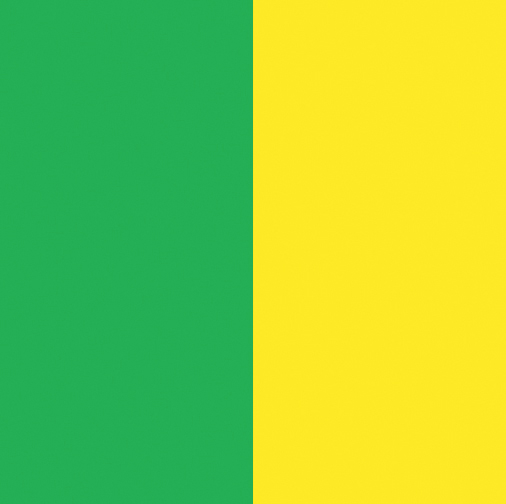
#> input picture pixel_count/green-yellow.jpg, 506 x 504 px
$ jupyter execute 'Detect Circles.ipynb'   (Python 2 division)
#> lines starting #> are read from the running program, lines starting #| are printed output that depends on the picture; after the words box and inside, x2 and y2 are one past the last pixel; in counts of white or black regions, pixels touching at a corner belong together
[cell 1]
import cv2
import numpy as np

[cell 2]
#file='mb02.png'
file='green-yellow.jpg'

[cell 3]
img=cv2.imread(file, 1)
#> img is the input picture: shape (504, 506, 3); mean B, G, R 61.9, 204, 144.5

[cell 4]
# list possible flags
#flags=[i for i in dir(cv2) if i.startswith('COLOR_')]
#print flags

[cell 5]
imgHSV=cv2.cvtColor(img, cv2.COLOR_BGR2HSV)
#> imgHSV: shape (504, 506, 3); mean H, S, V 48.9, 210, 214

[cell 6]
lower_blue=np.array([110, 50, 50])
upper_blue=np.array([130,255,255])

lower_red=np.array([0, 100, 100])
upper_red=np.array([20, 255, 255])

lower_yellow=np.array([80, 100, 100])
upper_yellow=np.array([100, 255, 255])

lower_green=np.array([50, 100, 100])
upper_green=np.array([70, 255, 255])

# [5 lines of commented-out code are left out]

mask_red=cv2.inRange(imgHSV, lower_red, upper_red)
#> mask_red: shape (504, 506); every value is 0
mask_green=cv2.inRange(imgHSV, lower_green, upper_green)
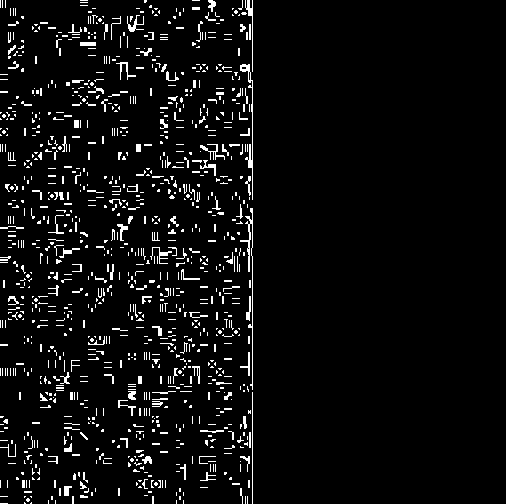
#> mask_green: shape (504, 506); 5.2% white in thin lines or dots, all inside (x1, y1, x2, y2) = (0, 0, 253, 504)

[cell 7]
#cv2.imshow('res', res)
cv2.imshow('green', mask_green)
cv2.imshow('red', mask_red)
cv2.imshow('img', img)
cv2.imshow('imgHSV', imgHSV)
cv2.waitKey(0)
cv2.destroyAllWindows()
cv2.waitKey(1)

[cell 8]
green=np.uint8([[[0,255,0]]])
hsv_green = cv2.cvtColor(green,cv2.COLOR_BGR2HSV)
print 'green', hsv_green

red=np.uint8([[[0,0,255]]])
hsv_red=cv2.cvtColor(red,cv2.COLOR_BGR2HSV)
print 'red', hsv_red

blue=np.uint8([[[255,0,0]]])
hsv_blue=cv2.cvtColor(blue, cv2.COLOR_BGR2HSV)
print 'blue', hsv_blue

yellow=np.uint8([[[0,255, 255]]])
hsv_yellow=cv2.cvtColor(yellow,cv2.COLOR_BGR2HSV)
print 'yellow', hsv_yellow

[cell 9]
print "red pix", cv2.countNonZero(mask_red)
#| red pix 0
print "green pix", cv2.countNonZero(mask_green)
#| green pix 13227
